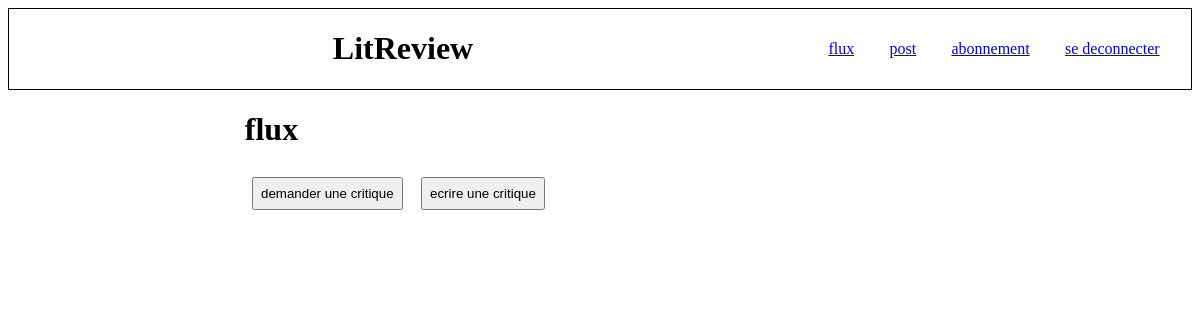
/blog/flux/ (signed in), run on an earlier commit of the app's database.
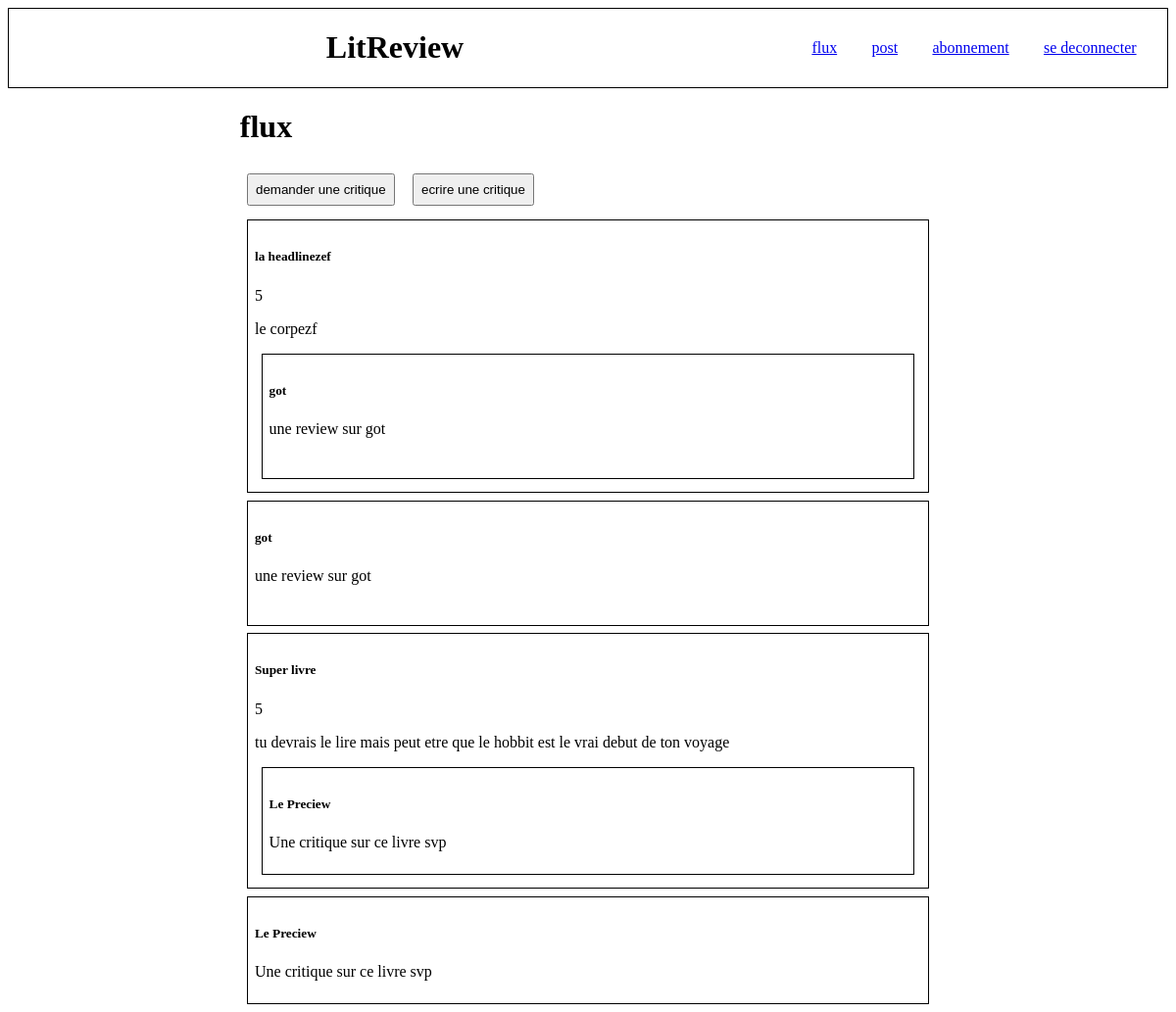
And on a later commit of the database.
### Blog/models.py (models this page shows)
class Review(models.Model):
    ticket = models.ForeignKey(to=Ticket, on_delete=models.CASCADE)
    rating = models.PositiveSmallIntegerField(
        validators=[MinValueValidator(0), MaxValueValidator(5)])
    headline = models.CharField(max_length=128)
    body = models.CharField(max_length=8192, blank=True)
    user = models.ForeignKey(
        to=settings.AUTH_USER_MODEL, on_delete=models.CASCADE)
    time_created = models.DateTimeField(auto_now_add=True)

class Ticket(models.Model):
    title = models.CharField(max_length=128)
    description = models.TextField(max_length=2048, blank=True)
    image = models.ImageField(blank=True ,null=True,upload_to='Blog')
    time_created = models.DateTimeField(auto_now_add=True)
    user = models.ForeignKey(settings.AUTH_USER_MODEL, on_delete=models.CASCADE)
    is_closed = models.BooleanField(default= False)

### Blog/class_based_views.py (the view, shortened to what this page needs)
# urls.py: path('blog/flux/', login_required(cb_views.Content_page.as_view(feed=True)), name='flux'),
class Content_page(View):
    feed = False
    template_url = "Blog/flux.html"
    def get_userlist(self, request):
        userlist = []
        user = request.user
        userlist.append(user)
        if self.feed:
            followeduserlist = UserFollows.objects.filter(user=user)
            for i in range(len(followeduserlist)):
                followeduser = followeduserlist[i]
                userlist.append(followeduser.followed_user)
        return userlist
    def get_content(self, userlist):
        content = []
        for user in userlist:
            ticketlist = Ticket.objects.filter(user=user)
            reviewlist = Review.objects.filter(user=user)
            content.extend([ticketlist[i] for i in range(len(ticketlist))])
            content.extend([reviewlist[i] for i in range(len(reviewlist))])
        content.sort(key=lambda x: x.time_created,reverse=True)
        return content
    def get(self, request):
        request = request
        userlist = self.get_userlist(request)
        contentlist = self.get_content(userlist)
        return render(request, self.template_url,
                      context={'contentlist': contentlist})

### Blog/templates/Blog/flux.html (shortened to what this page needs)
{% extends 'base.html'%}
{% block content%}
{% load static %}
<div>
  <h1>flux</h1>
  <div class="creation_buton">
    <form method="get">
      <button type="submit" formaction="/blog/ticket_creation">demander une critique</button>
      <button type="submit" formaction="/blog/review_creation">ecrire une critique</button>
    </form>
  </div>
  <div id="contentlist">
    {% for content in contentlist %}
    <div class="contentblock">
      {% if content.title %}
      <div class="ticket">
        <h5 class="ticket_title">{{content.title}}</h5>
        <p class="ticketdescription">{{content.description}}</p>
      </div>
      {% else %}
      <div class="review">
        <h5 class="review_headline">{{content.headline}}</h5>
        <p class="review_rating">{{content.rating}}</p>
        <p class="reviewbody">{{content.body}}</p>
        {% if content.ticket %}
        <div class="ticket">
          <h5 class="ticket_title">{{content.ticket.title}}</h5>
          <p class="ticketdescription">{{content.ticket.description}}</p>
        </div>
        {% endif %}
      </div>
      {% endif %}
    </div>
    {% endfor %}
  </div>
</div>
{% endblock %}

### templates/base.html (shortened to what this page needs)
{% load static %}
<!DOCTYPE html>
<html lang="en">
<head>
    <link rel="stylesheet" href="{% static 'Blog/Blog_style.css'%}">
</head>
<body>
<header>
    <h1>LitReview</h1>
    <nav>
    <a class="nav" href="/blog/flux">flux</a>
    <a class="nav" href="/blog/post">post</a>
    <a class="nav" href="/blog/follow">abonnement</a>
    <a  class="nav" href="/auth/logout">se deconnecter</a>
    </nav>
</header>
<div class="content" id="outer">
  {% block content %}{% endblock %}
</div>
</body>
</html>

### Blog/static/Blog/Blog_style.css (style rules this page uses)
header { text-align:center; display: flex; flex-direction:row; align-items:center; border: black solid thin; }
h1 { text-align:inherit; flex:2 ; }
nav { display: flex; flex-direction: row; justify-content: space-evenly; flex:1; }
a.nav { display:block; text-align:center; flex-wrap: nowrap; margin-left: 1%; margin-right: 1%; }
#outer { margin-left: 20%; margin-right: 20%; }
div.ticket { border: black solid thin; margin: 1%; padding: 1%; }
div.review { margin: 1%; padding: 1%; border:black solid thin; }
button { displau: inline-block; margin: 1%; padding: 1%; }

What changed in the data, as far as the page shows it:
added Review: headline "la headlinezef", rating "5", body "le corpezf", ticket "got", ticket.description "une review sur got"
added Ticket: title "got", description "une review sur got"
added Review: headline "Super livre", rating "5", body "tu devrais le lire mais peut etre que le hobbit est le vrai debut de ton voyage", ticket "Le Preciew", ticket.description "Une critique sur ce livre svp"
added Ticket: title "Le Preciew", description "Une critique sur ce livre svp"
